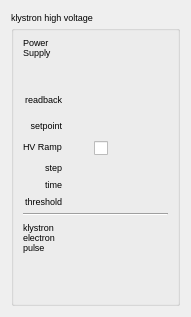
<?xml version="1.0" encoding="UTF-8"?>
<ui version="4.0">
 <class>klystronHV</class>
 <widget class="TaurusWidget" name="klystronHV">
  <property name="geometry">
   <rect>
    <x>0</x>
    <y>0</y>
    <width>172</width>
    <height>265</height>
   </rect>
  </property>
  <property name="windowTitle">
   <string>Form</string>
  </property>
  <layout class="QGridLayout" name="gridLayout">
   <item row="0" column="0">
    <widget class="TaurusGroupBox" name="highVoltageGroup">
     <property name="font">
      <font>
       <pointsize>7</pointsize>
      </font>
     </property>
     <property name="title">
      <string>klystron high voltage</string>
     </property>
     <layout class="QGridLayout" name="gridLayout_2">
      <item row="0" column="0" rowspan="2">
       <widget class="QLabel" name="hvLabel">
        <property name="maximumSize">
         <size>
          <width>60</width>
          <height>16777215</height>
         </size>
        </property>
        <property name="font">
         <font>
          <pointsize>7</pointsize>
         </font>
        </property>
        <property name="text">
         <string>Power Supply</string>
        </property>
        <property name="alignment">
         <set>Qt::AlignLeading|Qt::AlignLeft|Qt::AlignTop</set>
        </property>
        <property name="wordWrap">
         <bool>true</bool>
        </property>
       </widget>
      </item>
      <item row="0" column="1" colspan="2">
       <widget class="TaurusLabel" name="hvStatusValue">
        <property name="minimumSize">
         <size>
          <width>100</width>
          <height>20</height>
         </size>
        </property>
        <property name="font">
         <font>
          <pointsize>7</pointsize>
         </font>
        </property>
       </widget>
      </item>
      <item row="1" column="1" colspan="2">
       <widget class="TaurusLabel" name="hvCurrentValue">
        <property name="minimumSize">
         <size>
          <width>0</width>
          <height>20</height>
         </size>
        </property>
        <property name="font">
         <font>
          <pointsize>7</pointsize>
         </font>
        </property>
       </widget>
      </item>
      <item row="2" column="0">
       <widget class="QLabel" name="hvCurrentLabel">
        <property name="text">
         <string>readback</string>
        </property>
        <property name="alignment">
         <set>Qt::AlignRight|Qt::AlignTrailing|Qt::AlignVCenter</set>
        </property>
       </widget>
      </item>
      <item row="2" column="1" colspan="2">
       <widget class="TaurusLabel" name="hvVoltageValue">
        <property name="minimumSize">
         <size>
          <width>0</width>
          <height>20</height>
         </size>
        </property>
        <property name="font">
         <font>
          <pointsize>7</pointsize>
         </font>
        </property>
       </widget>
      </item>
      <item row="3" column="0">
       <widget class="QLabel" name="hvRampStepLabel_2">
        <property name="text">
         <string>setpoint</string>
        </property>
        <property name="alignment">
         <set>Qt::AlignRight|Qt::AlignTrailing|Qt::AlignVCenter</set>
        </property>
       </widget>
      </item>
      <item row="3" column="1" colspan="2">
       <widget class="TaurusLabel" name="hvSetpointValue">
        <property name="minimumSize">
         <size>
          <width>0</width>
          <height>20</height>
         </size>
        </property>
       </widget>
      </item>
      <item row="4" column="0">
       <widget class="QLabel" name="hvRamp">
        <property name="maximumSize">
         <size>
          <width>60</width>
          <height>16777215</height>
         </size>
        </property>
        <property name="text">
         <string>HV Ramp</string>
        </property>
        <property name="alignment">
         <set>Qt::AlignLeading|Qt::AlignLeft|Qt::AlignTop</set>
        </property>
       </widget>
      </item>
      <item row="4" column="1">
       <widget class="TaurusLed" name="hvRampEnableLed">
        <property name="minimumSize">
         <size>
          <width>15</width>
          <height>15</height>
         </size>
        </property>
        <property name="maximumSize">
         <size>
          <width>15</width>
          <height>15</height>
         </size>
        </property>
       </widget>
      </item>
      <item row="4" column="2">
       <widget class="TaurusValueCheckBox" name="hvRampEnableCheck">
        <property name="showText">
         <bool>false</bool>
        </property>
        <property name="autoApply">
         <bool>true</bool>
        </property>
        <property name="forcedApply">
         <bool>true</bool>
        </property>
       </widget>
      </item>
      <item row="5" column="0">
       <widget class="QLabel" name="hvRampStepLabel">
        <property name="text">
         <string>step</string>
        </property>
        <property name="alignment">
         <set>Qt::AlignRight|Qt::AlignTrailing|Qt::AlignVCenter</set>
        </property>
       </widget>
      </item>
      <item row="5" column="1" colspan="2">
       <widget class="TaurusLabel" name="hvRampStepValue"/>
      </item>
      <item row="6" column="0">
       <widget class="QLabel" name="hvRampStepTimeLabel">
        <property name="text">
         <string>time</string>
        </property>
        <property name="alignment">
         <set>Qt::AlignRight|Qt::AlignTrailing|Qt::AlignVCenter</set>
        </property>
       </widget>
      </item>
      <item row="6" column="1" colspan="2">
       <widget class="TaurusLabel" name="hvRampStepTimeValue"/>
      </item>
      <item row="7" column="0">
       <widget class="QLabel" name="hvRampThresholdLabel">
        <property name="text">
         <string>threshold</string>
        </property>
        <property name="alignment">
         <set>Qt::AlignRight|Qt::AlignTrailing|Qt::AlignVCenter</set>
        </property>
       </widget>
      </item>
      <item row="7" column="1" colspan="2">
       <widget class="TaurusLabel" name="hvRampThresholdValue"/>
      </item>
      <item row="8" column="0" colspan="3">
       <widget class="Line" name="line">
        <property name="orientation">
         <enum>Qt::Horizontal</enum>
        </property>
       </widget>
      </item>
      <item row="9" column="1" colspan="2">
       <widget class="TaurusLabel" name="pulseStatusValue">
        <property name="minimumSize">
         <size>
          <width>100</width>
          <height>20</height>
         </size>
        </property>
        <property name="font">
         <font>
          <pointsize>7</pointsize>
         </font>
        </property>
       </widget>
      </item>
      <item row="10" column="1" colspan="2">
       <widget class="TaurusLabel" name="klystronVoltageValue">
        <property name="minimumSize">
         <size>
          <width>0</width>
          <height>20</height>
         </size>
        </property>
        <property name="font">
         <font>
          <pointsize>7</pointsize>
         </font>
        </property>
       </widget>
      </item>
      <item row="11" column="1" colspan="2">
       <widget class="TaurusLabel" name="klystronCurrentValue">
        <property name="minimumSize">
         <size>
          <width>0</width>
          <height>20</height>
         </size>
        </property>
        <property name="font">
         <font>
          <pointsize>7</pointsize>
         </font>
        </property>
       </widget>
      </item>
      <item row="12" column="1">
       <spacer name="verticalSpacer">
        <property name="orientation">
         <enum>Qt::Vertical</enum>
        </property>
        <property name="sizeHint" stdset="0">
         <size>
          <width>20</width>
          <height>40</height>
         </size>
        </property>
       </spacer>
      </item>
      <item row="9" column="0" rowspan="3">
       <widget class="QLabel" name="klystronLabel">
        <property name="maximumSize">
         <size>
          <width>60</width>
          <height>16777215</height>
         </size>
        </property>
        <property name="font">
         <font>
          <pointsize>7</pointsize>
         </font>
        </property>
        <property name="text">
         <string>klystron electron pulse</string>
        </property>
        <property name="alignment">
         <set>Qt::AlignLeading|Qt::AlignLeft|Qt::AlignTop</set>
        </property>
        <property name="wordWrap">
         <bool>true</bool>
        </property>
       </widget>
      </item>
     </layout>
    </widget>
   </item>
  </layout>
 </widget>
 <customwidgets>
  <customwidget>
   <class>TaurusValueCheckBox</class>
   <extends>QCheckBox</extends>
   <header>taurus.qt.qtgui.input</header>
  </customwidget>
  <customwidget>
   <class>TaurusLed</class>
   <extends>QLed</extends>
   <header>taurus.qt.qtgui.display</header>
  </customwidget>
  <customwidget>
   <class>QLed</class>
   <extends>QPixmapWidget</extends>
   <header>taurus.qt.qtgui.display</header>
  </customwidget>
  <customwidget>
   <class>QPixmapWidget</class>
   <extends>QWidget</extends>
   <header>taurus.qt.qtgui.display</header>
  </customwidget>
  <customwidget>
   <class>TaurusWidget</class>
   <extends>QWidget</extends>
   <header>taurus.qt.qtgui.container</header>
   <container>1</container>
  </customwidget>
  <customwidget>
   <class>TaurusLabel</class>
   <extends>QLabel</extends>
   <header>taurus.qt.qtgui.display</header>
  </customwidget>
  <customwidget>
   <class>TaurusGroupBox</class>
   <extends>QGroupBox</extends>
   <header>taurus.qt.qtgui.container</header>
   <container>1</container>
  </customwidget>
 </customwidgets>
 <resources/>
 <connections/>
</ui>
